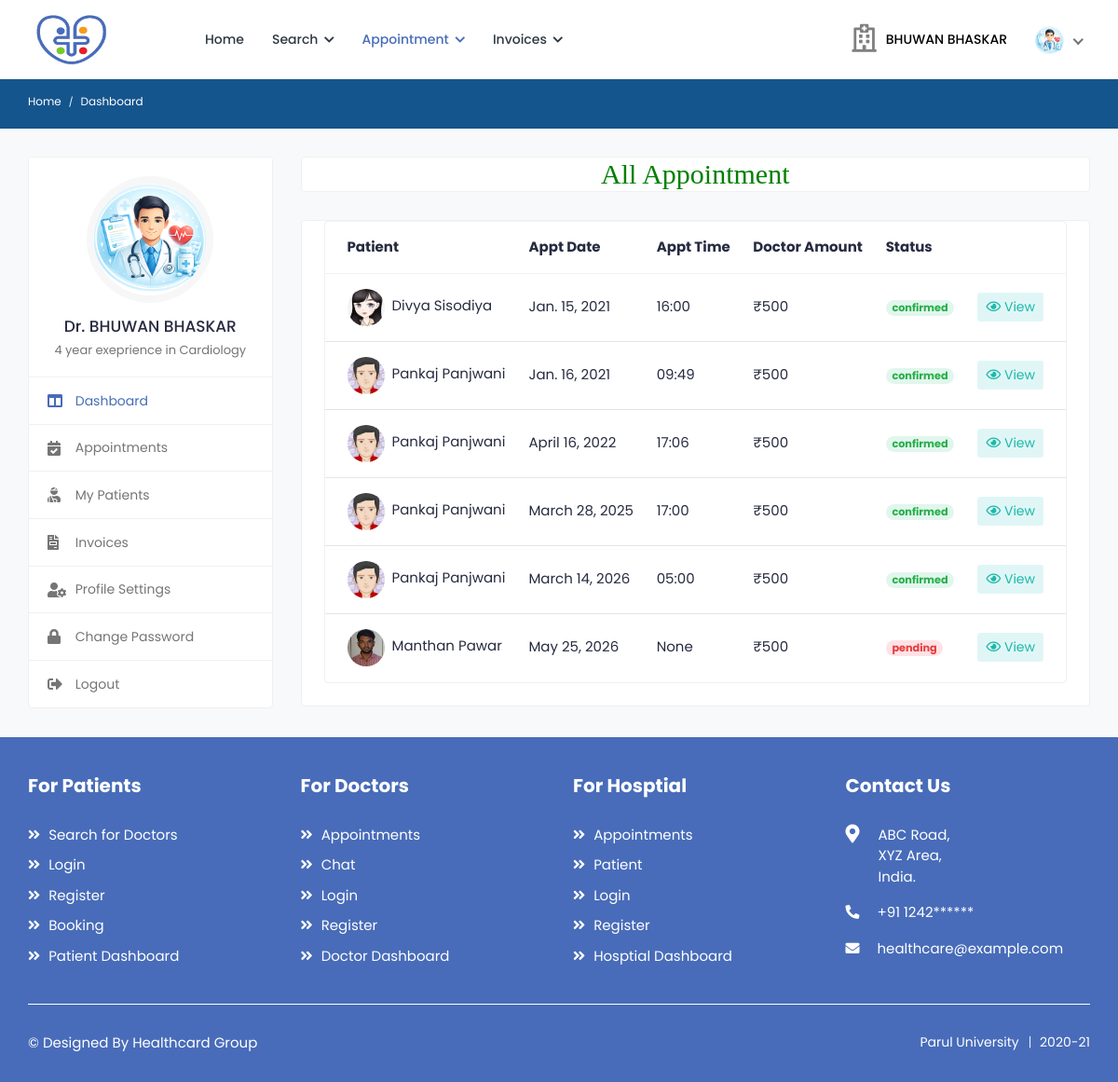
Page /all_patient_appointment (signed in) on the earlier database version.
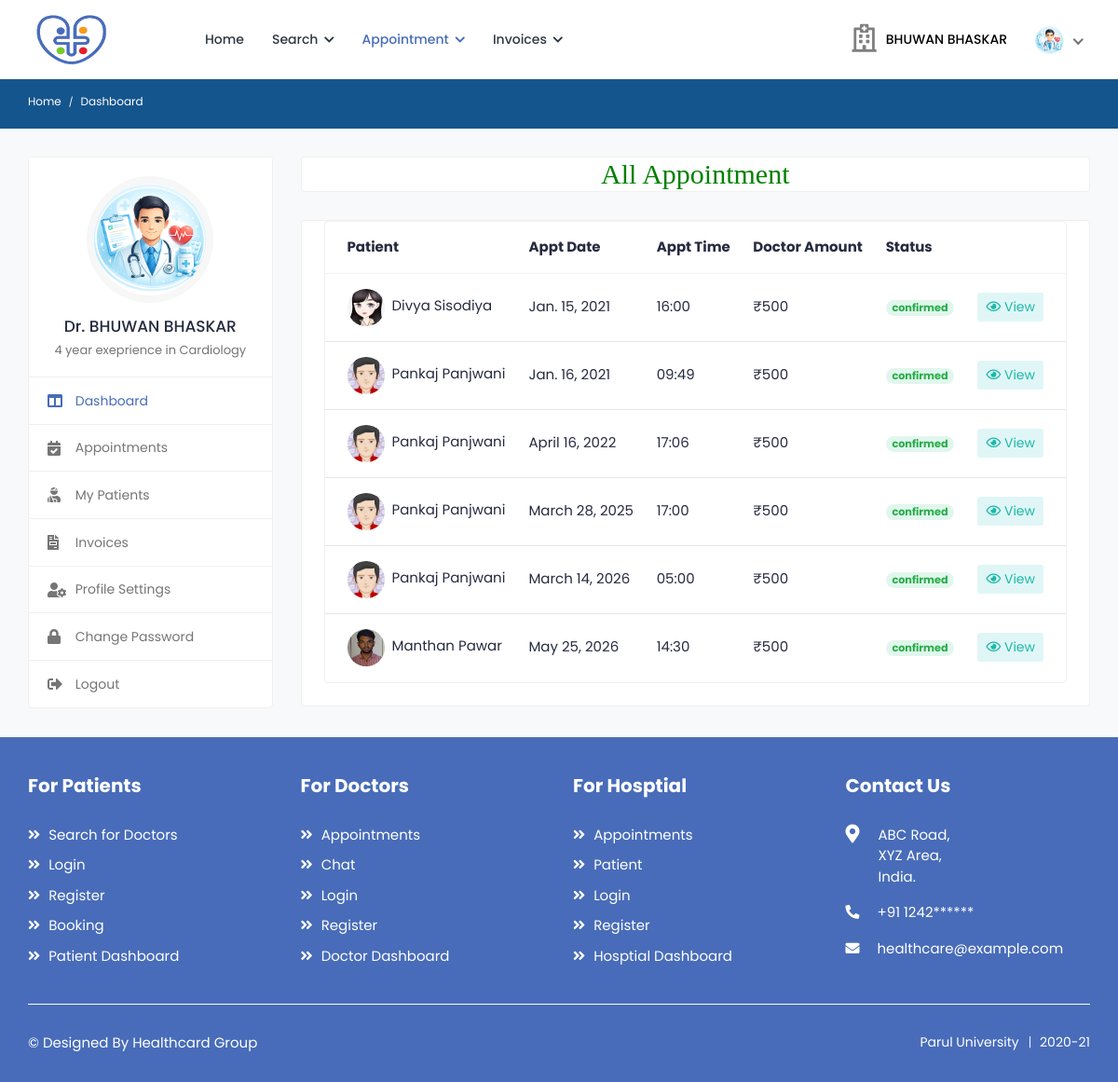
Same page on the later database version.
### health/models.py (models this page shows, shortened)
class Appointment(models.Model):
    doctor=models.ForeignKey(Doctor, on_delete=models.CASCADE, null=True)
    patient=models.ForeignKey(Patient, on_delete=models.CASCADE, null=True)
    medical=models.ForeignKey(Medical, on_delete=models.CASCADE, null=True)
    a_date=models.DateField(null=True)
    a_timing=models.CharField(max_length=100,null=True)
    status=models.CharField(max_length=100,null=True)
    p_status=models.CharField(max_length=100,null=True)

class Patient(models.Model):
    user = models.ForeignKey(User,on_delete=models.CASCADE,null=True)
    blood_group = models.CharField(max_length=10,choices=blood_group,null=True)
    health_uid = models.CharField(max_length=16,null=True)
    ex_year= models.CharField(max_length=10,null=True)
    ex_month= models.CharField(max_length=10,null=True)
    cvv = models.CharField(max_length=10,null=True)
    mobile = models.CharField(max_length=10,null=True)
    address = models.CharField(max_length=100,null=True)
    card_status = models.CharField(max_length=100,null=True)
    dob = models.DateField(null=True)
    image = models.FileField(null=True)

class Doctor(models.Model):
    status = models.CharField(max_length=100,null=True)
    user = models.ForeignKey(User, on_delete=models.CASCADE, null=True)
    mobile = models.CharField(max_length=10, null=True)
    address = models.CharField(max_length=100, null=True)
    experience = models.CharField(max_length=100, null=True)
    specialist = models.CharField(max_length=100, null=True)
    service = models.CharField(max_length=100, null=True)
    clinic = models.CharField(max_length=100, null=True)
    cl_address = models.CharField(max_length=100, null=True)
    daystiming = models.CharField(max_length=100, null=True)
    timing = models.CharField(max_length=100, null=True)
    price = models.CharField(max_length=100, null=True)
    dob = models.DateField(null=True)
    gender = models.CharField(max_length=100,choices=gender,null=True)
    biography = models.TextField(null=True)
    image = models.FileField(null=True)

### health/views.py (the view)
# urls.py: path('all_patient_appointment',all_patient_appointment,name="all_patient_appointment"),
def all_patient_appointment(request):
    pat = Appointment.objects.filter(doctor=Doctor.objects.get(user=request.user))
    d = {'data':pat}
    return render(request,'doctor/all_patient_appointment.html',d)

### health/templates/doctor/all_patient_appointment.html (shortened to what this page needs)
{% extends 'doctor/sidebar.html' %}
{% block b %}
{% load static %}
<h2 style="font-family:roman;color:green" align="center" class="card">All Appointment</h2>
							<div class="card">
								<div class="card-body pt-0">
									<div class="tab-content pt-0">
										<div id="pat_appointments" class="tab-pane fade show active">
											<div class="card card-table mb-0">
												<div class="card-body">
													<div class="table-responsive">
														<table class="table table-hover table-center mb-0">
															<thead>
																<tr>
																	<th>Patient</th>
																	<th>Appt Date</th>
																	<th>Appt Time</th>
																	<th>Doctor Amount</th>
																	<th>Status</th>
																	<th></th>
																</tr>
															</thead>
															<tbody>
															{% for i in data %}
																<tr>
																	<td>
																		<h2 class="table-avatar">
																			<a href="#" class="avatar avatar-sm mr-2">
																				<img class="avatar-img rounded-circle" src="{{i.patient.image.url}}" alt="User Image">
																			</a>
																			<a href="#">{{i.patient.user.first_name}} {{i.patient.user.last_name}}</a>
																		</h2>
																	</td>
																	<td>{{i.a_date}} </td>
																	<td>{{i.a_timing}}</td>
																	<td>₹{{i.doctor.price}}</td>
																	{% if i.status == "pending" %}
																	<td><span class="badge badge-pill bg-danger-light">{{i.status}}</span></td>
																	{% else %}
																	{% if i.status == "confirmed" %}
																	<td><span class="badge badge-pill bg-success-light">{{i.status}}</span></td>
																	{% endif %}
																	{% endif %}
																	<td class="text-right">
																		<div class="table-action">
																			<a href="{% url 'doctor_invoice' i.id %}" class="btn btn-sm bg-info-light">
																				<i class="far fa-eye"></i> View
																			</a>
																		</div>
																	</td>
																</tr>
																{% endfor %}
															</tbody>
														</table>
													</div>
												</div>
											</div>
										</div>
									</div>
								</div>
							</div>
{% endblock %}

Differences in the rows shown:
changed Appointment "May 25, 2026": a_timing "None" → "14:30"; status "pending" → "confirmed"
